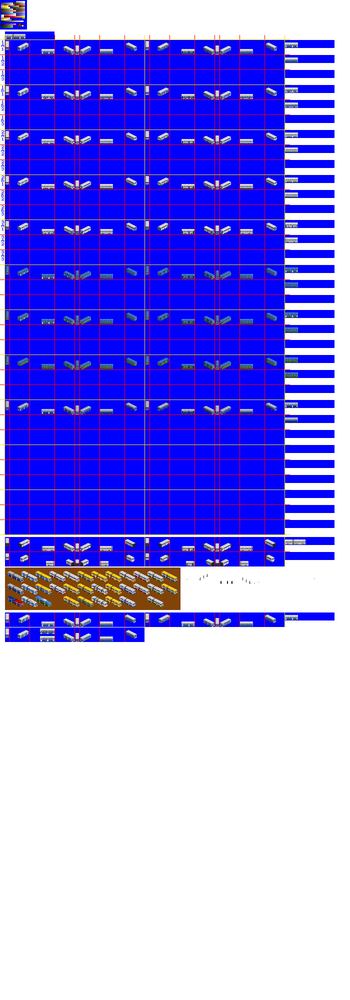
#> input picture gfx/Other/Ik260_a.png, 350 x 1000 px, shrunk from 700 x 2000 before the run
$ python png_to_temp.py Ik260_a.png
#> lines starting #> are read from the running program, lines starting #| are printed output that depends on the picture; after the words box and inside, x2 and y2 are one past the last pixel; in counts of white or black regions, pixels touching at a corner belong together
#!/usr/bin/env python3
import cv2
import numpy as np
import sys
import os

def process_sprites(image_path):
    # Abszolút út és mappa név kinyerése
#> called with image_path = 'Ik260_a.png'
    abs_path = os.path.abspath(image_path)
    parent_folder = os.path.basename(os.path.dirname(abs_path))
    base_name = os.path.splitext(os.path.basename(image_path))[0]

    img = cv2.imread(image_path)
#> img is the input picture: shape (1000, 350, 3); mean B, G, R 238.8, 135.2, 141.6
    if img is None:
        print(f"Hiba: Nem sikerült betölteni a képet: {image_path}")
        return

    # Képfeldolgozás: szürkeárnyalat és küszöbölés
    gray = cv2.cvtColor(img, cv2.COLOR_BGR2GRAY)
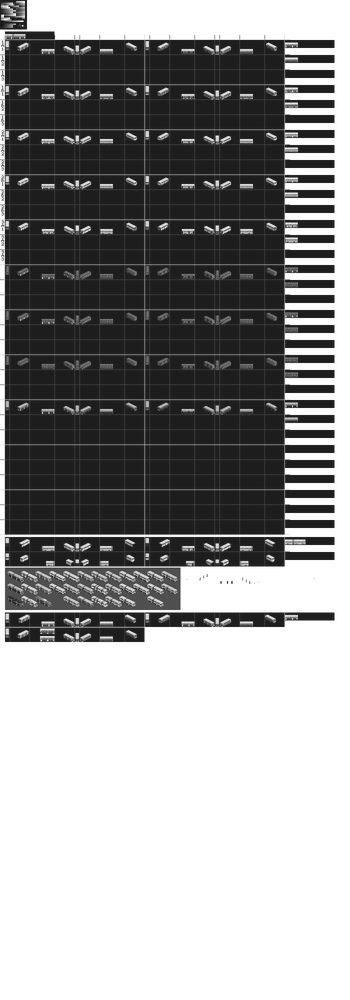
#> gray: shape (1000, 350); min 2, max 255, mean 148.9
    _, thresh = cv2.threshold(gray, 250, 255, cv2.THRESH_BINARY_INV)
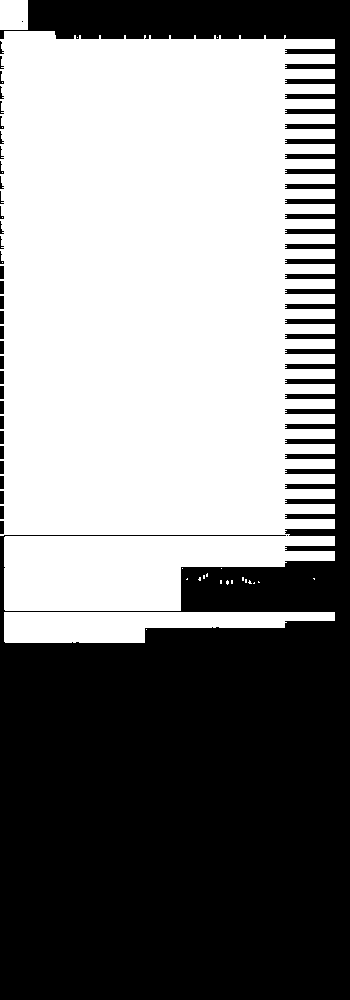
#> thresh: shape (1000, 350); 52.2% white; 36 black regions (3 under 20 px)
    contours, _ = cv2.findContours(thresh, cv2.RETR_EXTERNAL, cv2.CHAIN_APPROX_SIMPLE)
#> contours = 26 contours, 23 with area under 20; largest, box (x1, y1, x2, y2) and area: (0, 31, 335, 611) 171675, (4, 612, 335, 643) 6694, (0, 0, 28, 30) 783

    rects = []
    for cnt in contours:
        x, y, w, h = cv2.boundingRect(cnt)
        if w > 5 and h > 5:
            rects.append([x, y, w, h])
#> this loop made 26 passes
#> (x, y, w, h) on passes 1, 2, 5, 7, 13, 16, 17, 18, 19, 20, 21, 22: (146, 629, 1, 1), (4, 612, 331, 31), (248, 580, 4, 4), (226, 580, 3, 5), (198, 577, 3, 4), (221, 568, 1, 1), (182, 568, 1, 1), (2, 262, 1, 1), (2, 217, 1, 1), (2, 172, 1, 1), (2, 127, 1, 1), (2, 82, 1, 1)
#> (cnt, x, y, w, h) on passes 3, 4, 6, 8, 9, 10: ([[254, 582], [253, 583], [254, 583]], 253, 582, 2, 2), ([[258, 581], [258, 582], [259, 582]], 258, 581, 2, 2), ([[231, 580], [231, 583], [232, 583], [232, 580]], 231, 580, 2, 4), ([[220, 580], [220, 583], [221, 583], [221, 580]], 220, 580, 2, 4), ([[245, 579], [245, 582], [246, 582], [246, 579]], 245, 579, 2, 4), ([[313, 578], [314, 579], [314, 578]], 313, 578, 2, 2)
#> after the loop, rects = [[4, 612, 331, 31], [0, 31, 335, 580], [0, 0, 28, 30]]

    # Rendezés: Sorok (Y), majd oszlopok (X) szerint
    rects.sort(key=lambda r: (r[1] // 10, r[0]))

    # Csoportok meghatározása[cite: 3]
    group_1 = rects[:8]
#> group_1 = [[0, 0, 28, 30], [0, 31, 335, 580], [4, 612, 331, 31]]
    group_2 = rects[8:16] if len(rects) > 8 else []
#> group_2 = []

    # Módosított group_3 logika:
    # Ha van legalább 9 kép, a 9. (index 8) legyen a kiválasztott, különben a 3. (index 2)[cite: 3]
    if len(rects) >= 9:
        group_3 = [rects[8]]
    else:
        group_3 = [rects[2]] if len(rects) > 2 else []
#> group_3 = [[4, 612, 331, 31]]

    def generate_nml_block1(name, sprite_list, folder):
#> called with name = 'Ik260_a', folder = 'Other'
        block = f"spriteset(ss_{name}, \"gfx/{folder}/{name}.png\") {{\n"
        for r in sprite_list:
            x, y, w, h = r
            block += f"    [ {x:4}, {y:4}, {w:3}, {h:3}, {-w//2:3}, {-h//2:3}, ANIM ]\n"
#> this loop made 3 passes
        block += "}\n\n"
        return block

    def generate_nml_block2(name, sprite_list, folder):
        block = f"spriteset(ss_{name}_loading, \"gfx/{folder}/{name}.png\") {{\n"
        for r in sprite_list:
            x, y, w, h = r
            block += f"    [ {x:4}, {y:4}, {w:3}, {h:3}, {-w//2:3}, {-h//2:3}, ANIM ]\n"
        block += "}\n\n"
        return block

    def generate_nml_block3(name, sprite_list, folder):
#> called with name = 'Ik260_a', folder = 'Other'
        block = f"spriteset(ss_{name}_purchase, \"gfx/{folder}/{name}.png\") {{\n"
        for r in sprite_list:
            x, y, w, h = r
            block += f"    [ {x:4}, {y:4}, {w:3}, {h:3}, {-w//2:3}, {-h//2:3}, ANIM ]\n"
#> this loop made 1 pass
        block += "}\n\n"
        return block

    # NML tartalom összeállítása[cite: 3]
    nml_content = f"// NML Sprite Layout for {base_name}.png\n\n"
    nml_content += generate_nml_block1(base_name, group_1, parent_folder)
    if group_2:
        nml_content += generate_nml_block2(base_name, group_2, parent_folder)
    if group_3:
        nml_content += generate_nml_block3(base_name, group_3, parent_folder)

    output_filename = f"{base_name}_spriteset.nml"
    with open(output_filename, "w") as f:
        f.write(nml_content)

    print(f"Siker! Generált fájl: {output_filename} (Mappa: {parent_folder})")

if __name__ == "__main__":
    if len(sys.argv) > 1:
        process_sprites(sys.argv[1])
